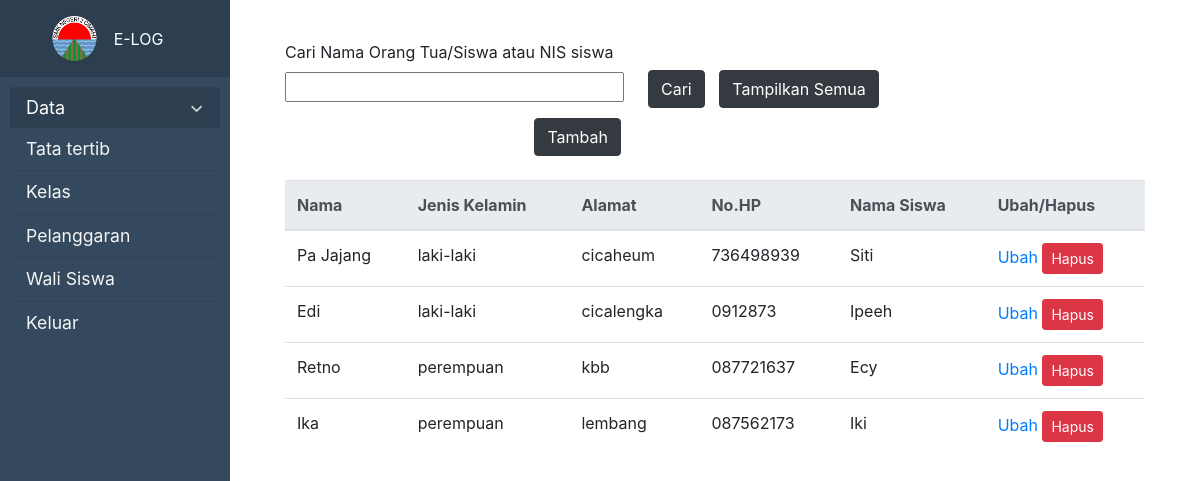
Page /master/fungsi_kurikulum/ortu/ortu.php?id=1 (signed in) on the committed database.
### tables this page shows
CREATE TABLE `ortu` (
  `id_ortu` int(11) NOT NULL,
  `id_siswa` int(11) NOT NULL,
  `id_user` int(11) NOT NULL,
  `id_pembimbing` int(11) NOT NULL,
  `nama_ortu` varchar(200) NOT NULL
);

CREATE TABLE `user` (
  `id_user` int(11) NOT NULL,
  `id_role` int(11) NOT NULL,
  `nama` varchar(200) NOT NULL,
  `username` varchar(200) NOT NULL,
  `password` varchar(200) NOT NULL,
  `jk` enum('perempuan','laki-laki') NOT NULL,
  `alamat` varchar(500) NOT NULL,
  `nohp` varchar(15) NOT NULL
);

CREATE TABLE `siswa` (
  `id_siswa` int(11) NOT NULL,
  `id_user` int(11) NOT NULL,
  `nama_siswa` varchar(200) NOT NULL,
  `nis` int(11) NOT NULL,
  `sisa_point` varchar(3) NOT NULL,
  `id_kelas` int(11) NOT NULL
);

### master/fungsi_kurikulum/ortu/ortu.php (the view, shortened to what this page needs)
<?php
include '../../../connection.php';
?>
<!DOCTYPE html>
<html lang="en">
<head>
    <link rel="stylesheet" type="text/css" href="../../../css/style.css">
    <link rel="stylesheet" type="text/css" href="../../../css/bootstrap.css">
</head>
<body>
<?php
    $id = $_SESSION['id'];
?>
<div class="wrapper">
    <nav id="sidebar">
        <div class="sidebar-header">
        <a class="sidebar-brand d-flex align-items-center justify-content-center" href="../../dashboard_master.php?id=<?= $id;?>" style="color:white; text-decoration:none;">
        <div class="sidebar-brand-icon">
          <img class="img-profile rounded-circle" src="../../images/logosmk2cimahi.png" width="47px" height="47px">
        </div>
        <div class="sidebar-brand-text mx-3">E-LOG</div>
      </a>
        </div>
        <ul class="list-unstyled components">
            <button class="dropdown-btn active">Data
                <i class="fa fa-caret-down"><img src="../../images/white-down-arrow-png-2.png" width="15" height="15"></i>
            </button>
            <hr class="sidebar-divider my-0">
            <li class="nav-item">
                <a href="../../fungsi_bk/pelanggaran/lihat_pelanggaran.php?id=<?= $id;?>" class="nav-link"><i class="fas fa-fw fa-clipboard-list"></i>
                <span>Tata tertib</span></a>
            </li>
            <hr class="sidebar-divider my-0">
            <li class="nav-item">
                <a href="../../fungsi_bk/kelas/kelas.php?id=<?= $id;?>" class="nav-link"><i class="fas fa-fw fa-clipboard-list"></i>
                <span>Kelas</span></a>
            </li>
            <hr class="sidebar-divider my-0">
            <li class="nav-item">
                <a href="../../fungsi_bk/pelanggaran/pelanggaran_siswa.php?id=<?= $id;?>" class="nav-link"><i class="fas fa-fw fa-clipboard-list"></i>
                <span>Pelanggaran</span></a>
            </li>
            <hr class="sidebar-divider my-0">
            <li class="nav-item">
                <a href="../../fungsi_bk/wali/wali_siswa.php?id=<?= $id;?>" class="nav-link"><i class="fas fa-fw fa-clipboard-list"></i>
                <span>Wali Siswa</span></a>
            </li>
            <hr class="sidebar-divider my-0">
            <li class="nav-item">
                <a href="../../../admin/logout.php" class="nav-link"><i class="fas fa-fw fa-clipboard-list"></i>
                <span>Keluar</span></a>
            </li>
        </ul>
    </nav>
<div id="content">
    <div class="container-fluid">
        <div style="display: inline-block;">
        <form action="ortu.php">
            <div style="display: inline-block;padding-right: 10px;padding-bottom: 10px;">
                <label style="padding-right: 10px;">Cari Nama Orang Tua/Siswa atau NIS siswa</label>
                <br>
                <input type="text" name="cari" style="width: 100%;">
            </div>
            <div style="display: inline-block;padding: 10px;">
                <button type="submit" class="btn btn-dark" name="caribut">Cari</button>
            </div>
            <div style="display: inline-block;">
                <button type="submit" class="btn btn-dark" name="clearbut">Tampilkan Semua</button>
            </div>
        </form>
        </div>
        <div style="display: inline-block;margin-right: 30px;padding-left: 29%">
            <button type="button" class="btn btn-dark" data-toggle="modal" data-target="#exampleModal">Tambah</button>
        </div>
        <br>
        <div class="divtable">
            <table class="table">
            <thead class="thead-light">
            <br>
                <tr>
                    <th scope="col">Nama</th>
                    <th scope="col">Jenis Kelamin</th>
                    <th scope="col">Alamat</th>
                    <th scope="col">No.HP</th>
                    <th scope="col">Nama Siswa</th>
                    <th scope="col">Ubah/Hapus</th>
                </tr>
            </thead>
            <tbody>
            <?php
                if(isset($_GET['caribut'])){
                    $nama = $_GET['cari'];
                    if ($nama != "") {
                        $queryort = mysqli_query($conn, "SELECT user.*, ortu.*, ortu.id_user as idort, siswa.*, siswa.id_user as idsis FROM ((user INNER JOIN ortu ON ortu.id_user = user.id_user)INNER JOIN siswa ON siswa.id_siswa = ortu.id_ortu) WHERE user.id_role = 6 AND (ortu.nama_ortu like '$nama%' OR siswa.nama_siswa like '$nama%' OR siswa.nis like '$nama%')");
                    }else{
                        $queryort = mysqli_query($conn, "SELECT user.*, ortu.*, ortu.id_user as idort, siswa.*, siswa.id_user as idsis FROM ((user INNER JOIN ortu ON ortu.id_user = user.id_user)INNER JOIN siswa ON siswa.id_siswa = ortu.id_ortu) WHERE user.id_role = 6");
                    }
                }else if(isset($_GET['clearbut'])) {
                    $queryort = mysqli_query($conn, "SELECT user.*, ortu.*, ortu.id_user as idort, siswa.*, siswa.id_user as idsis FROM ((user INNER JOIN ortu ON ortu.id_user = user.id_user)INNER JOIN siswa ON siswa.id_siswa = ortu.id_ortu) WHERE user.id_role = 6");
                }else{
                    $queryort = mysqli_query($conn, "SELECT user.*, ortu.*, ortu.id_user as idort, siswa.*, siswa.id_user as idsis FROM ((user INNER JOIN ortu ON ortu.id_user = user.id_user)INNER JOIN siswa ON siswa.id_siswa = ortu.id_ortu) WHERE user.id_role = 6");
                }
            ?>
            <?php while($key = mysqli_fetch_array($queryort)) {?>
            <?php
                $idsiswa = $key['id_siswa'];
                $querysis = mysqli_query($conn, "SELECT user.*, kelas.*, siswa.*, siswa.id_user as idsis FROM ((siswa INNER JOIN user ON siswa.id_user = user.id_user) INNER JOIN kelas ON kelas.id_kelas = siswa.id_kelas) WHERE user.id_role = 5 AND siswa.id_siswa = $idsiswa");
            ?>
            <?php while($keysis = mysqli_fetch_array($querysis)) {?>
            <tr>
                <td><?php echo $key['nama_ortu']; ?></td>
                <td><?php echo $key['jk']; ?></td>
                <td><?php echo $key['alamat']; ?></td>
                <td><?php echo $key['nohp']; ?></td>
                <td><?php echo $keysis['nama_siswa']; ?></td>
                <td>
                    <a href="#" type="button"  data-toggle="modal" data-target="#myModal<?php echo $key['idort']; ?><?php echo $keysis['idsis']; ?>">Ubah</a>
                    <a href='hapus_ortu.php?id=<?=$key['idort']?>&&idsis=<?=$keysis['idsis']?>' class='btn btn-danger btn-sm' onclick="return confirm('Menghapus data orang tua berarti menghapus data siswa juga . Apakah Anda yakin ingin menghapusnya ?')">Hapus</a>
                </td>
        </tr>
        <?php } ?>
        <?php } ?>
        </tbody>
</table>
    </div>
</div>
</div>
</div>
</body>
</html>

### css/style.css (style rules this page uses)
body { background: #420606; }
a { background-color: cornsilk; }
.wrapper { display: flex; text-decoration: none; transition: 0.3%; }
#sidebar { min-width: 230px; max-width: 230px; background: #34495e; color: #fff; transition: all 0.3s; }
#sidebar .active { margin-left: absolute; }
#sidebar .sidebar-header { padding: 15px; background: #2c3e50; }
#sidebar ul.components { padding: 10px; }
ul li a { padding: 5px; font-size: 1.1em; text-decoration: none; color : whitesmoke; }
#content { width: 100%; padding: 40px; min-height: 100vh; transition: all 0.3s; }
.dropdown-btn { padding: 6px 8px 6px 16px; text-decoration: none; font-size: 18px; color: white; display: block; border: none; background: #34495e; width:100%; text-align: left; cursor: pointer; outline: none; }
.active { background-color: #2c3e50; color: white; }
.fa-caret-down { float: right; padding-right: 8px; }

### rows in the picture
ortu: nama_ortu "Pa Jajang"
siswa: nama_siswa "Siti"
user: jk "laki-laki", alamat "cicaheum", nohp "736498939"
ortu: nama_ortu "Edi"
siswa: nama_siswa "Ipeeh"
user: jk "laki-laki", alamat "cicalengka", nohp "0912873"
ortu: nama_ortu "Retno"
siswa: nama_siswa "Ecy"
user: jk "perempuan", alamat "kbb", nohp "087721637"
ortu: nama_ortu "Ika"
siswa: nama_siswa "Iki"
user: jk "perempuan", alamat "lembang", nohp "087562173"
